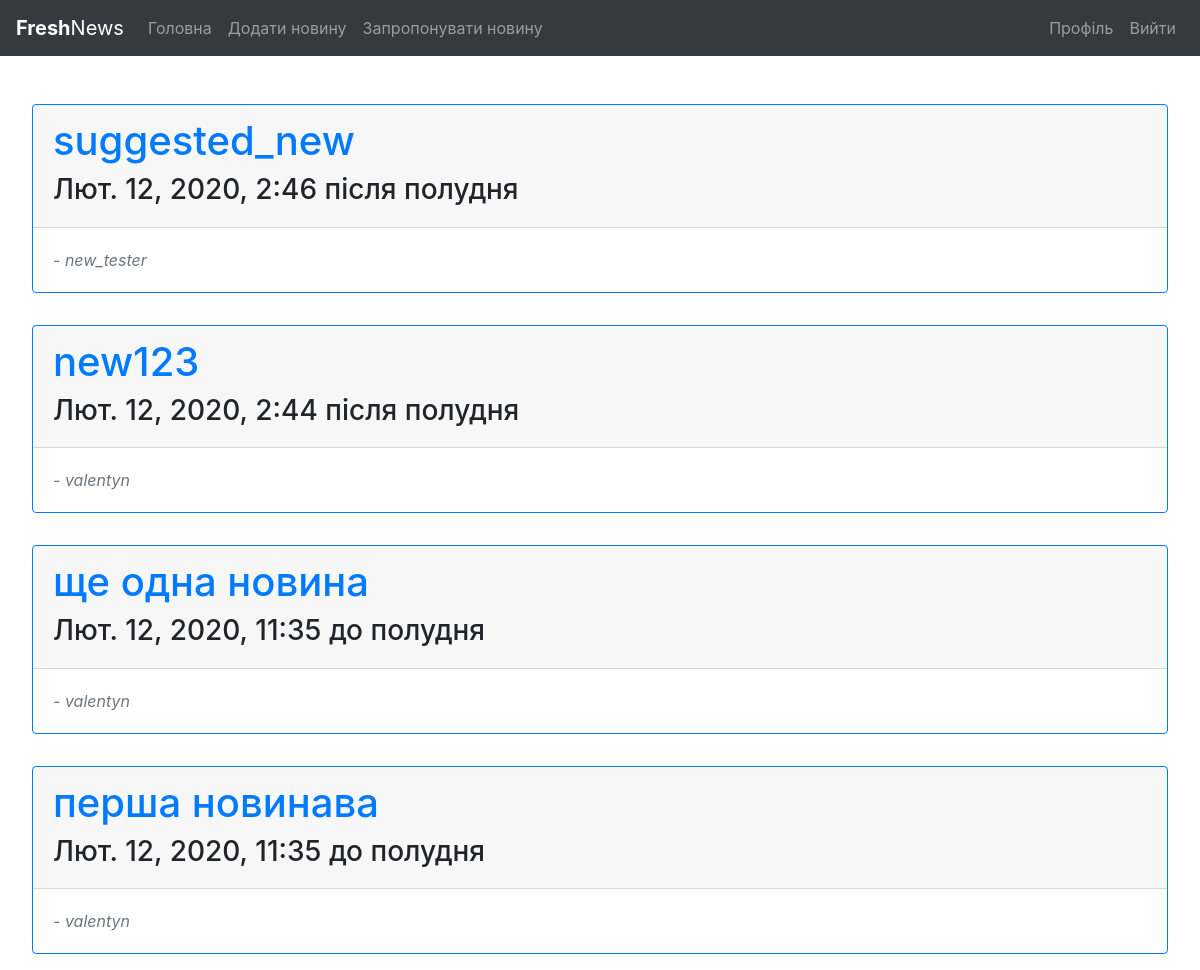
The app's page / (signed in), older data.
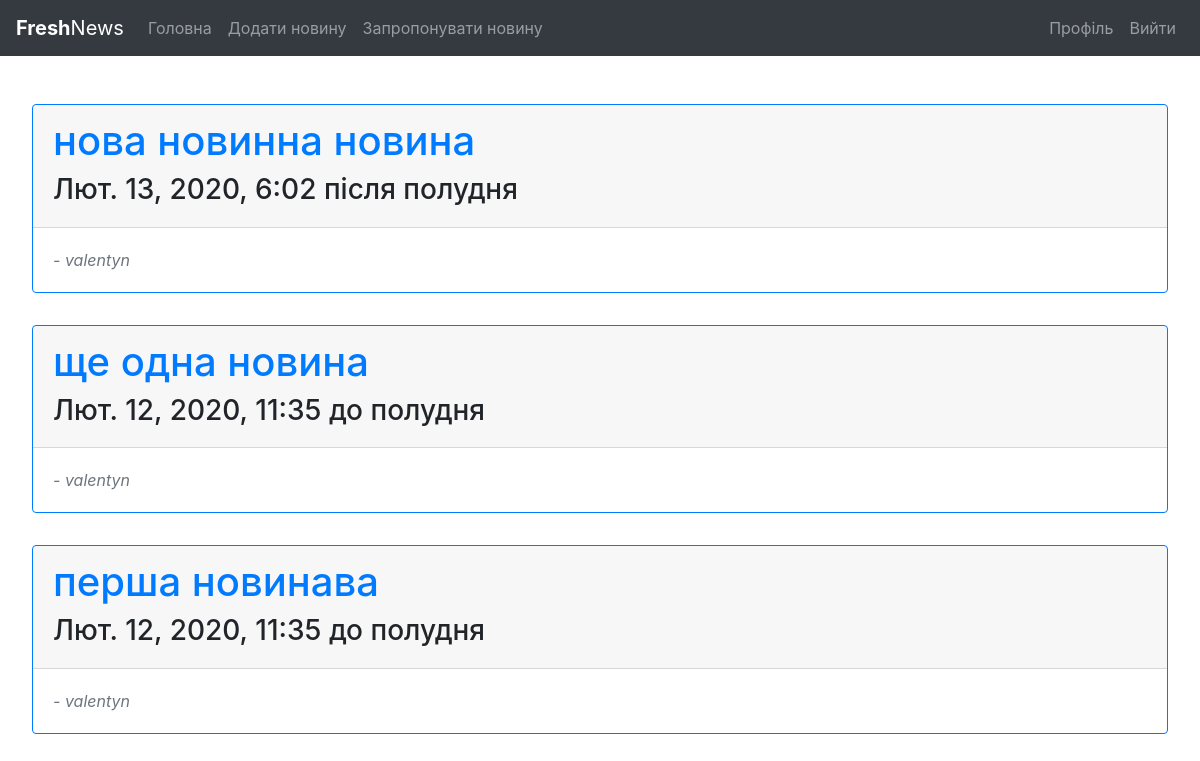
The same page, newer data.
### main/models.py (models this page shows, shortened)
class Post(models.Model):
    title = models.CharField(max_length=256, blank=False)
    text = RichTextField(blank=True, null=True)
    author = models.CharField(max_length=256, blank=True)
    published_date = models.DateTimeField(blank=True, null=True)
    pre_moderation = models.BooleanField(default=False)

### main/views.py (the view)
# urls.py: path('', main_views.news_list, name='news_list'),
@login_required
def news_list(request):
    posts = Post.objects.filter(pre_moderation=True).order_by("-published_date")
    return render(request, 'main/news_list.html', {'posts': posts})

### main/templates/main/news_list.html
{% extends 'base.html' %}
{% load static %}
{% block content %}
{% if posts %}
    {% for post in posts %}
        <div class="card border-primary mb-3">
         <div class="card-header"><h1><a href="{% url 'post_detail' post.id %}">{{ post.title }}</a></h1>
          <h3>{{ post.published_date }}</h3>
         </div>
          <div class="card-body">
              <footer class="text-muted" ><cite title="Source Title">- {{ post.author }}</cite></footer>
          </div>
        </div>
    {% endfor %}
{% else %}
    <div class="text-center">
    <h2 class="font-italic text-muted">Новин ще поки що немає, але Ви можете створити першу :)</h2>
    </div>
{% endif %}
{% endblock content %}

Row changes from the older to the newer data that the page shows:
removed Post: title "suggested_new", published_date "Лют. 12, 2020, 2:46 після полудня", author "new_tester"
removed Post: title "new123", published_date "Лют. 12, 2020, 2:44 після полудня", author "valentyn"
added Post: title "нова новинна новина", published_date "Лют. 13, 2020, 6:02 після полудня", author "valentyn"
